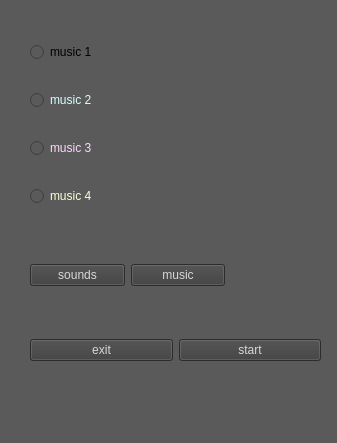
<?xml version="1.0" encoding="UTF-8"?>
<ui version="4.0">
 <class>MainMenu_1</class>
 <widget class="QMainWindow" name="MainMenu_1">
  <property name="geometry">
   <rect>
    <x>0</x>
    <y>0</y>
    <width>337</width>
    <height>443</height>
   </rect>
  </property>
  <property name="minimumSize">
   <size>
    <width>337</width>
    <height>443</height>
   </size>
  </property>
  <property name="maximumSize">
   <size>
    <width>337</width>
    <height>443</height>
   </size>
  </property>
  <property name="cursor">
   <cursorShape>ArrowCursor</cursorShape>
  </property>
  <property name="windowTitle">
   <string notr="true">23:59 main menu</string>
  </property>
  <property name="autoFillBackground">
   <bool>false</bool>
  </property>
  <property name="styleSheet">
   <string notr="true">background-color: rgb(90, 90, 90);</string>
  </property>
  <widget class="QWidget" name="centralwidget">
   <widget class="QWidget" name="horizontalLayoutWidget">
    <property name="geometry">
     <rect>
      <x>30</x>
      <y>310</y>
      <width>291</width>
      <height>80</height>
     </rect>
    </property>
    <layout class="QHBoxLayout" name="horizontalLayout">
     <item>
      <widget class="QPushButton" name="exit_btn">
       <property name="cursor">
        <cursorShape>CrossCursor</cursorShape>
       </property>
       <property name="styleSheet">
        <string notr="true">background-color: rgb(61, 61, 61);
color: rgb(216, 216, 216);</string>
       </property>
       <property name="text">
        <string>exit</string>
       </property>
      </widget>
     </item>
     <item>
      <widget class="QPushButton" name="start_btn">
       <property name="cursor">
        <cursorShape>CrossCursor</cursorShape>
       </property>
       <property name="styleSheet">
        <string notr="true">background-color: rgb(61, 61, 61);
color: rgb(216, 216, 216);</string>
       </property>
       <property name="text">
        <string>start</string>
       </property>
      </widget>
     </item>
    </layout>
   </widget>
   <widget class="QWidget" name="horizontalLayoutWidget_2">
    <property name="geometry">
     <rect>
      <x>30</x>
      <y>230</y>
      <width>195</width>
      <height>91</height>
     </rect>
    </property>
    <layout class="QHBoxLayout" name="horizontalLayout_2">
     <item>
      <widget class="QPushButton" name="sounds_btn">
       <property name="cursor">
        <cursorShape>CrossCursor</cursorShape>
       </property>
       <property name="styleSheet">
        <string notr="true">background-color: rgb(61, 61, 61);
color: rgb(216, 216, 216);</string>
       </property>
       <property name="text">
        <string>sounds</string>
       </property>
      </widget>
     </item>
     <item>
      <widget class="QPushButton" name="music_btn">
       <property name="cursor">
        <cursorShape>CrossCursor</cursorShape>
       </property>
       <property name="styleSheet">
        <string notr="true">background-color: rgb(61, 61, 61);
color: rgb(216, 216, 216);</string>
       </property>
       <property name="text">
        <string>music</string>
       </property>
      </widget>
     </item>
    </layout>
   </widget>
   <widget class="QWidget" name="verticalLayoutWidget">
    <property name="geometry">
     <rect>
      <x>30</x>
      <y>20</y>
      <width>160</width>
      <height>211</height>
     </rect>
    </property>
    <layout class="QVBoxLayout" name="verticalLayout">
     <item>
      <widget class="QRadioButton" name="music_pos1">
       <property name="styleSheet">
        <string notr="true">
color: rgb(0, 0, 0);</string>
       </property>
       <property name="text">
        <string>music 1</string>
       </property>
      </widget>
     </item>
     <item>
      <widget class="QRadioButton" name="music_pos2">
       <property name="styleSheet">
        <string notr="true">color: rgb(216, 255, 255);</string>
       </property>
       <property name="text">
        <string>music 2</string>
       </property>
      </widget>
     </item>
     <item>
      <widget class="QRadioButton" name="music_pos3">
       <property name="styleSheet">
        <string notr="true">color: rgb(255, 216, 255);</string>
       </property>
       <property name="text">
        <string>music 3</string>
       </property>
      </widget>
     </item>
     <item>
      <widget class="QRadioButton" name="music_pos4">
       <property name="styleSheet">
        <string notr="true">color: rgb(255, 255, 216);</string>
       </property>
       <property name="text">
        <string>music 4</string>
       </property>
      </widget>
     </item>
    </layout>
   </widget>
  </widget>
  <widget class="QMenuBar" name="menubar">
   <property name="geometry">
    <rect>
     <x>0</x>
     <y>0</y>
     <width>337</width>
     <height>26</height>
    </rect>
   </property>
  </widget>
  <widget class="QStatusBar" name="statusbar"/>
 </widget>
 <resources/>
 <connections/>
</ui>
